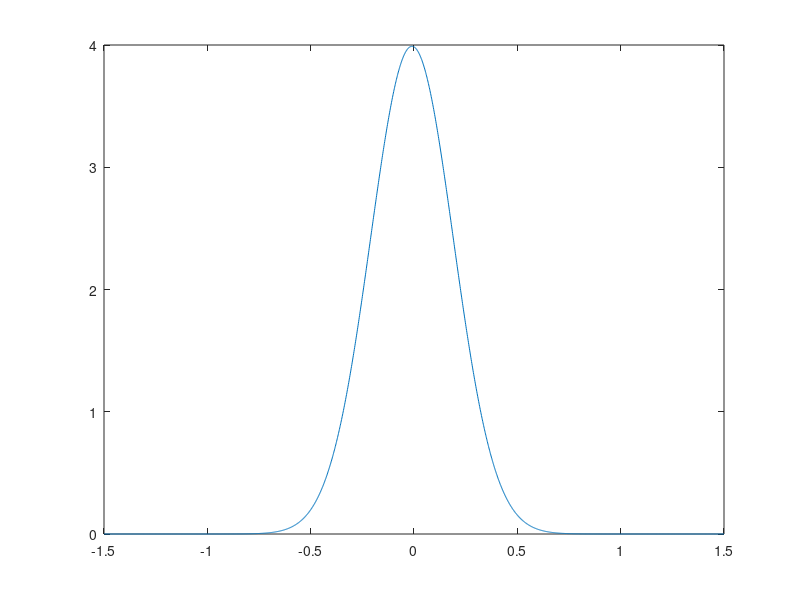

This figure's MATLAB source: (Note: this script raises an error after producing the figure.)
% ----------------------------------------------------------------------- %
clear; close all;
% Price an European Call option under the Merton model
% PIDE -> logprice, IMPLICIT scheme (operator splitting)
% ----------------------------------------------------------------------- %

%% Parameters & Grids (space + time):
% Option parameters:
S0 = 1; K = 1; T = 0.5; r = 0.1 / 100; sigma = 0.4;

% Merton model parameters:
lambda = 2; muJ = -0.01; deltaJ = 0.2;

% Time grid:
M = 250; dt = T / M;

% Space grid:
N = 1000;
Smin = 0.3 * S0; Smax = 3 * S0; 
xmin = log(Smin / S0); xmax = log(Smax / S0);
dx = (xmax - xmin) / N; 
x = xmin + (0:N)' * dx; % Notice "'" !

% CHANGE IF PUT %%%%%%%%%%%%%%%%%%%%%%%%%%%%%%%%%%%%%%%%%%%%%%%%%%%%%%%%%%%
% For the Lévy integral term, in the interpolation helper function:
UP_BC = @(t,x) S0 * exp(x) - K*exp(-r * t); % v(x,t) for x>xmax
LO_BC = @(t,x) 0;                           % v(x,t) for x<xmin
%%%%%%%%%%%%%%%%%%%%%%%%%%%%%%%%%%%%%%%%%%%%%%%%%%%%%%%%%%%%%%%%%%%%%%%%%%%

%% Integral truncation, quadrature points:
% Lévy Measure "nu" of Merton model:
nu = @(y)lambda * exp(-(y - muJ) .^2 / (2 * deltaJ^2)) / (deltaJ * sqrt(2 * pi));

% ----------------------------------------------------------------------- %
% Integral domain truncation:
tol = 1e-8;

% Set lb as "the y such that nu(y) < tol on the left": 
tmin = -0.5;
while (abs(nu(tmin)) > tol)
    tmin = tmin - 0.5;
end

% Set ub as "the y such that nu(y) < tol on the right": 
tmax = 0.5;
while (abs(nu(tmax)) > tol)
    tmax = tmax + 0.5;
end

% Plot of the kernel, i.e, the Lévy Measure between lb and ub:
figure
tt = linspace(tmin, tmax, 2 * N);
plot(tt, nu(tt));
title("Lévy Measure between l_b & u_b (i.e the 'kernel')", FontSize=15);
% ----------------------------------------------------------------------- %

%% Implicit matrices (A, B, C):
Mat = spalloc(N + 1, N + 1, 3 * (N - 1) + 2);
Mat(1, 1) = 1; Mat(end, end) = 1;

A = -(r - sigma^2 / 2) / (2 * dx) + sigma^2 / (2 * dx^2);
B = -1 / dt - sigma^2 / (dx^2) - r;
C = (r - sigma^2 / 2) / (2 * dx) + sigma^2 / (2 * dx^2);
for i=2:N
    Mat(i, [i-1 i i+1]) = [A B C];
end

%% Backward in time:
c = max(0, S0 * exp(x) - K); % Payoff @ maturity [CHANGE IF PUT]
rhs = zeros(N + 1, 1);
for j=M:-1:1 
    % CHANGE IF PUT %%%%%%%%%%%%%%%%%%%%%%%%%%%%%%%%%%%%%%%%%%%%%%%%%%%%%%%
    rhs(1) = 0; % BC @ xmin
    rhs(end) = S0 * exp(xmax) - K * exp(-r * (T - (j - 1) * dt)); % BC @ xmax
    % We could also use UP_BC/LO_BC fcts with T - (j - 1) * dt & xmax/xmin
    %%%%%%%%%%%%%%%%%%%%%%%%%%%%%%%%%%%%%%%%%%%%%%%%%%%%%%%%%%%%%%%%%%%%%%%
    
    % Lévy integral term computation:
    ub_BC = @(x) UP_BC(T - j * dt, x);
    lb_BC = @(x) LO_BC(T - j * dt, x);
    I = INTEGRAL_LEVY(x, c, tt, nu, lb_BC, ub_BC);

    rhs(2:end-1) = -1 / dt * c(2:end-1) - I;
    c = Mat\rhs;
end

%% Results:
% Plot of the price of the option vs a grid of spot prices:
figure
plot(S0 * exp(x), c);
title("EU (call or put) option price VS a grid of spot prices", FontSize=15);

% Interpolate at the specific spot price we entered:
price = interp1(x, c, 0, 'spline')
% Check with Carr-Madan price:
price_cm = FFT_CM_Call_Merton(K, [sigma lambda muJ deltaJ], T, r, S0)